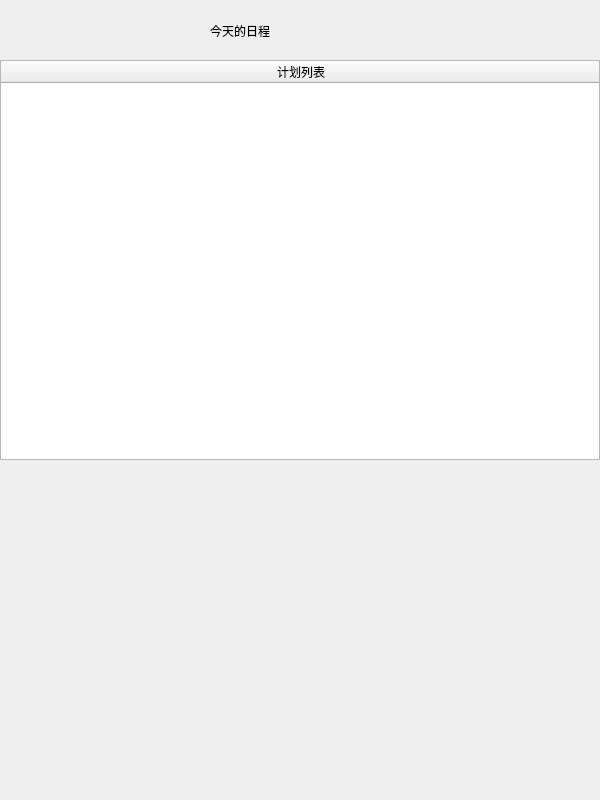
<?xml version="1.0" encoding="UTF-8"?>
<ui version="4.0">
 <class>win_cal_viewMC</class>
 <widget class="QWidget" name="win_cal_viewMC">
  <property name="geometry">
   <rect>
    <x>0</x>
    <y>0</y>
    <width>600</width>
    <height>800</height>
   </rect>
  </property>
  <property name="minimumSize">
   <size>
    <width>600</width>
    <height>800</height>
   </size>
  </property>
  <property name="maximumSize">
   <size>
    <width>600</width>
    <height>800</height>
   </size>
  </property>
  <property name="styleSheet">
   <string notr="true"/>
  </property>
  <widget class="QTableWidget" name="tableWidget">
   <property name="geometry">
    <rect>
     <x>0</x>
     <y>60</y>
     <width>600</width>
     <height>400</height>
    </rect>
   </property>
   <property name="minimumSize">
    <size>
     <width>600</width>
     <height>400</height>
    </size>
   </property>
   <property name="maximumSize">
    <size>
     <width>600</width>
     <height>400</height>
    </size>
   </property>
   <property name="styleSheet">
    <string notr="true"/>
   </property>
   <attribute name="horizontalHeaderVisible">
    <bool>true</bool>
   </attribute>
   <attribute name="horizontalHeaderMinimumSectionSize">
    <number>600</number>
   </attribute>
   <attribute name="horizontalHeaderDefaultSectionSize">
    <number>600</number>
   </attribute>
   <attribute name="horizontalHeaderStretchLastSection">
    <bool>false</bool>
   </attribute>
   <attribute name="verticalHeaderVisible">
    <bool>false</bool>
   </attribute>
   <attribute name="verticalHeaderCascadingSectionResizes">
    <bool>true</bool>
   </attribute>
   <attribute name="verticalHeaderMinimumSectionSize">
    <number>40</number>
   </attribute>
   <attribute name="verticalHeaderDefaultSectionSize">
    <number>40</number>
   </attribute>
   <column>
    <property name="text">
     <string>计划列表</string>
    </property>
   </column>
  </widget>
  <widget class="QLabel" name="label">
   <property name="geometry">
    <rect>
     <x>210</x>
     <y>5</y>
     <width>201</width>
     <height>51</height>
    </rect>
   </property>
   <property name="styleSheet">
    <string notr="true">
font: 28pt &quot;华文琥珀&quot;;</string>
   </property>
   <property name="text">
    <string>今天的日程</string>
   </property>
  </widget>
 </widget>
 <resources/>
 <connections/>
</ui>
